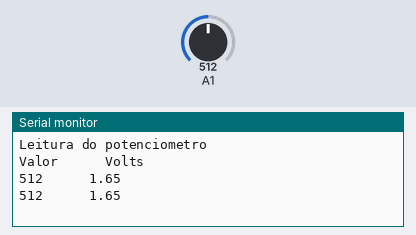
The sketch below on a simulated Arduino Uno, built with avr-gcc and run on an emulated ATmega328P. Shown: the last lines printed to the serial monitor. The test bench sets the inputs (shaded band); at power-on: A1 = 512.

Above: at 2.3 s.
2.4 s: A1 set to 716
At 3.7 s:
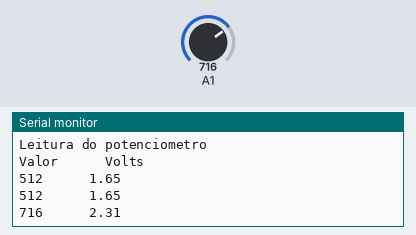
4.5 s: A1 set to 900
At 4.8 s:
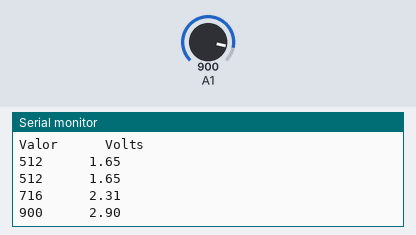
Timing chart, 0 to 7.5 s (numbered marks = the images above; inputs shaded):
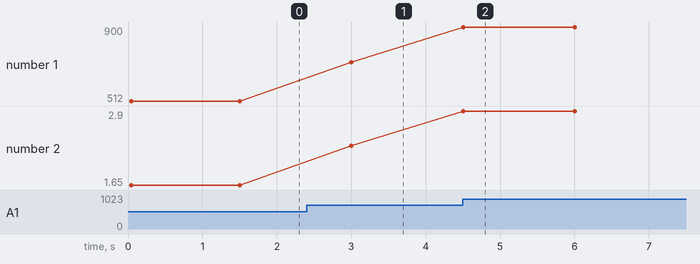

Measured:
- after the input at 2.4 s, the serial monitor: prints a new line after 0.60 s (image 1)
- after the input at 4.5 s, the serial monitor: prints a new line at once (image 2)
- plotted number 1: 512 → 716 after the input at 2.4 s, 716 → 900 after the input at 4.5 s
- plotted number 2: 1.65 → 2.31 after the input at 2.4 s, 2.31 → 2.9 after the input at 4.5 s

The sketch:

sketch_mar5d.ino
```cpp
float leitura;

void setup() {
  Serial.begin(9600);
  Serial.println("Leitura do potenciometro");
  Serial.println("Valor      Volts");
}

void loop() {
  int valor_analogico = analogRead(15);
  Serial.print(valor_analogico);
  Serial.print("      ");
  leitura = (valor_analogico * 3.3 / 1023);
  Serial.println(leitura, 2); // Mostrar apenas duas casas decimais
  delay(1500);
}
```
